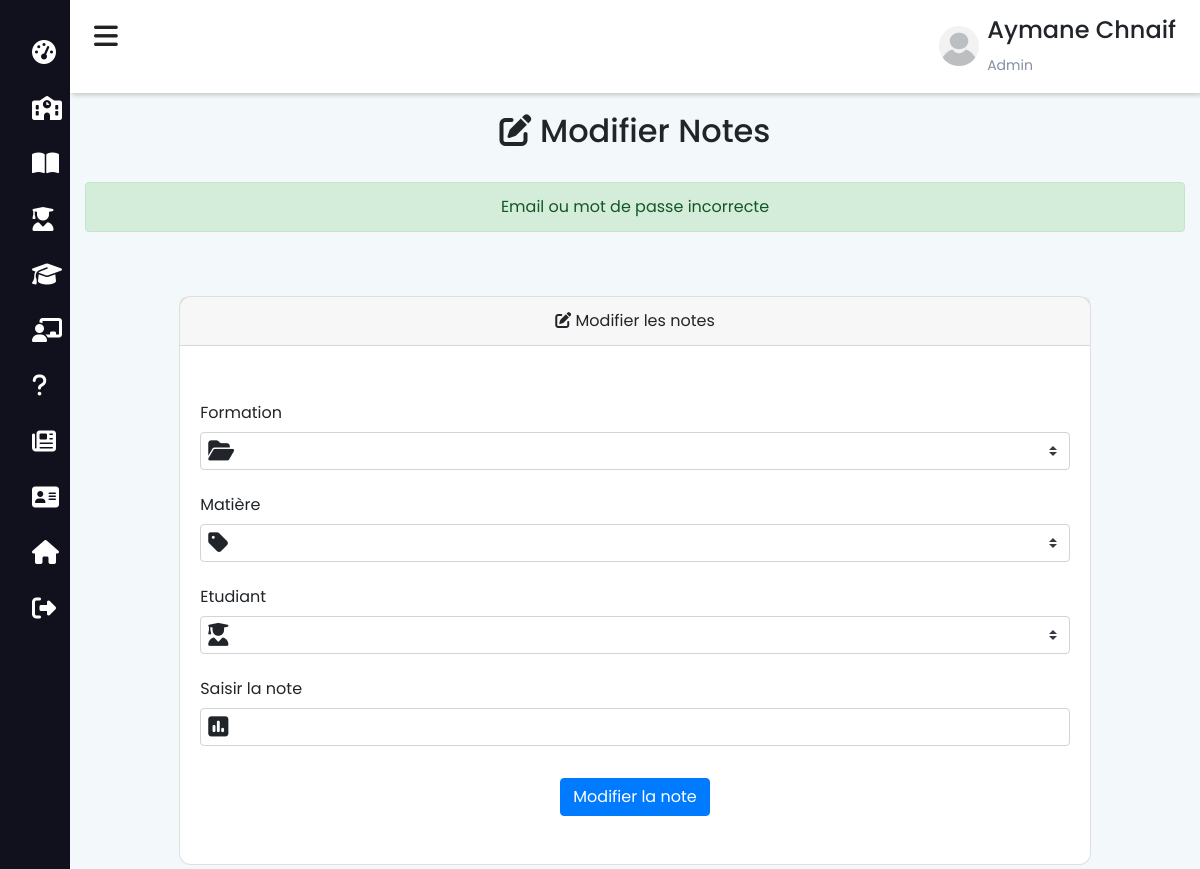
The app's page /admin/modifier-note.php?id=16 (signed in), older data.
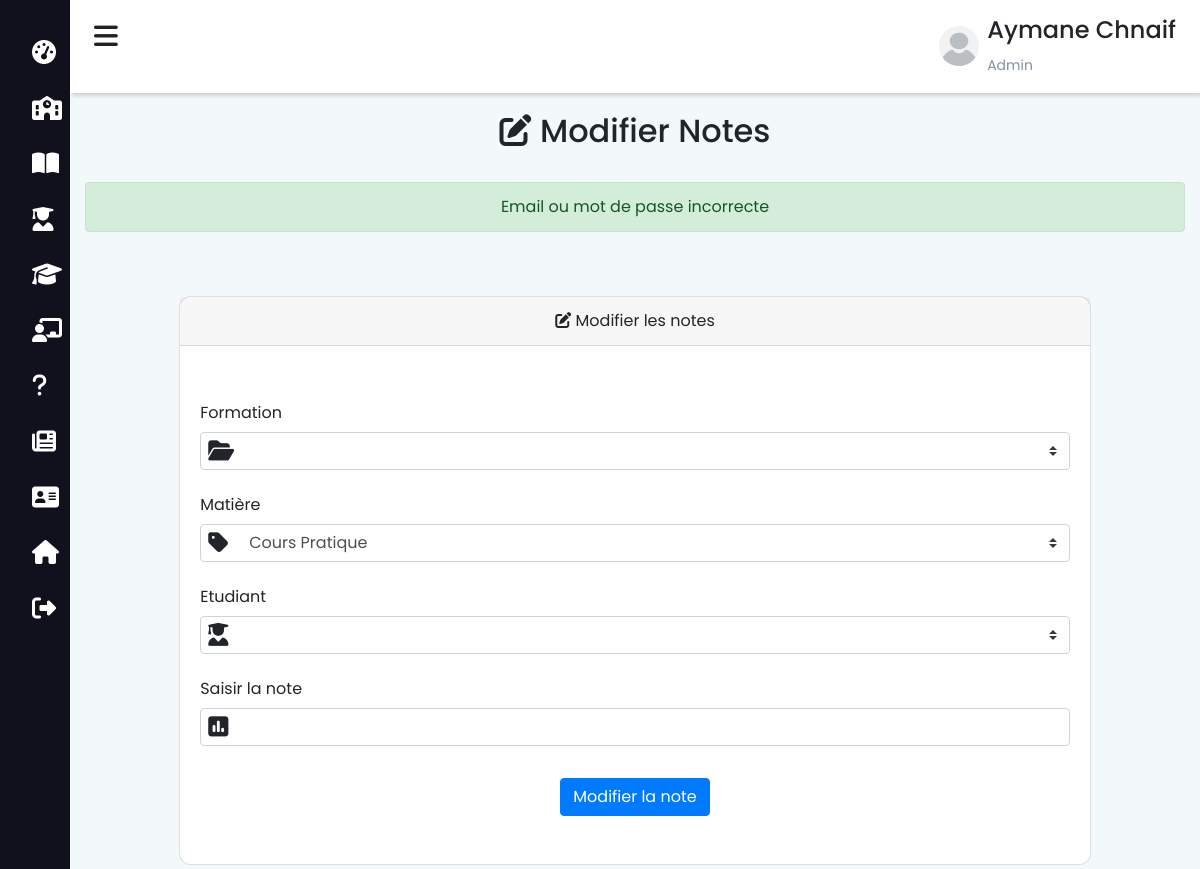
The same page, newer data.
### tables this page shows
CREATE TABLE `matiere` (
  `mat_id` int(11) NOT NULL,
  `mat_formation` int(11) NOT NULL,
  `mat_nom` varchar(200) NOT NULL,
  `mat_nom_arab` varchar(200) NOT NULL,
  `mat_duree` int(11) NOT NULL,
  `mat_prof` varchar(200) NOT NULL,
  `mat_prof_arab` varchar(200) NOT NULL
);

### functions/db.php (called while the page is built, shortened)
<?php
    class DBController{
        protected $host = "localhost";
        protected $user = "root";
        protected $password = "";
        protected $db = "ecole";
        public function __construct(){
            $this->conn = mysqli_connect($this->host, $this->user, $this->password, $this->db);
        }
    }
?>

### session.php (called while the page is built, shortened)
<?php
    require("functions/db.php");
    require("functions/etudiant.php");
    $db = new DBController();
    $data = new Etudiant($db);
?>

### functions/etudiant.php (called while the page is built, shortened)
<?php
    class Etudiant{
        public $db = null;
        public function __construct(DBController $db){
            $this->db = $db;
        }
        public function getEtudiantMatiereFormation(){
            $result = $this->db->conn->query("SELECT * FROM `note` INNER JOIN `matiere` ON not_matiere=mat_id
                INNER JOIN `etudiant` ON not_etudiant=etud_id INNER JOIN `formation` ON not_formation=for_id");
            $resultArray = array();
            while ($item = mysqli_fetch_array($result, MYSQLI_ASSOC)){
                $resultArray[] = $item;
            }
            return $resultArray;
        }
    }
?>

### admin/modifier-note.php (the view, shortened to what the changed rows need)
<?php include_once "../session.php"; ?>
<?php
$id = $_GET['id'];
$formations = $data->getEtudiantMatiereFormation();
foreach ($formations as $formation) {
    if ($formation['not_id'] == $id) {
        $for_nom = $formation['for_nom'];
        $for_id = $formation['for_id'];
        $mat_id = $formation['mat_id'];
        $mat_nom = $formation['mat_nom'];
        $etud_id = $formation['etud_id'];
        $etud_nom = $formation['etud_nom'];
        $etud_prenom = $formation['etud_prenom'];
        $note = $formation['not_note'];
    }
}
?>
<!DOCTYPE html>
<html lang="fr">
<head>
    <?php
        include_once "../includes/header.php";
    ?>
</head>
<body>
    <div class="main-content">
        <header>
            <?php include 'admin.php' ?>
        </header>
        <div class="container pb-1 pt-5 mt-5">
            <div class="text-center py-3">
                <h2><i class="fas fa-edit"></i> Modifier Notes</h2>
            </div>
            <div class="row justify-content-center">
                <div class="col-md-10 mt-5">
                    <div class="card card-position">
                        <div class="card-body py-5">
                            <form action="" method="POST" enctype="multipart/form-data">
                                <div class="row mb-3">
                                    <div class="col-md-12">
                                        <div class="d-flex">
                                            <i class="fas fa-tag position-awesome"></i>
                                            <select class="custom-select pl-5" name="matieres">
                                                <option value="<?php echo $formation['mat_id'] ?>"><?php echo $formation['mat_nom'] ?></option>
                                            </select>
                                        </div>
                                    </div>
                                </div>
                            </form>
                        </div>
                    </div>
                </div>
            </div>
        </div>
    </div>
</body>
</html>

Row changes from the older to the newer data that the page shows:
added matiere: matieres "Cours Pratique"
